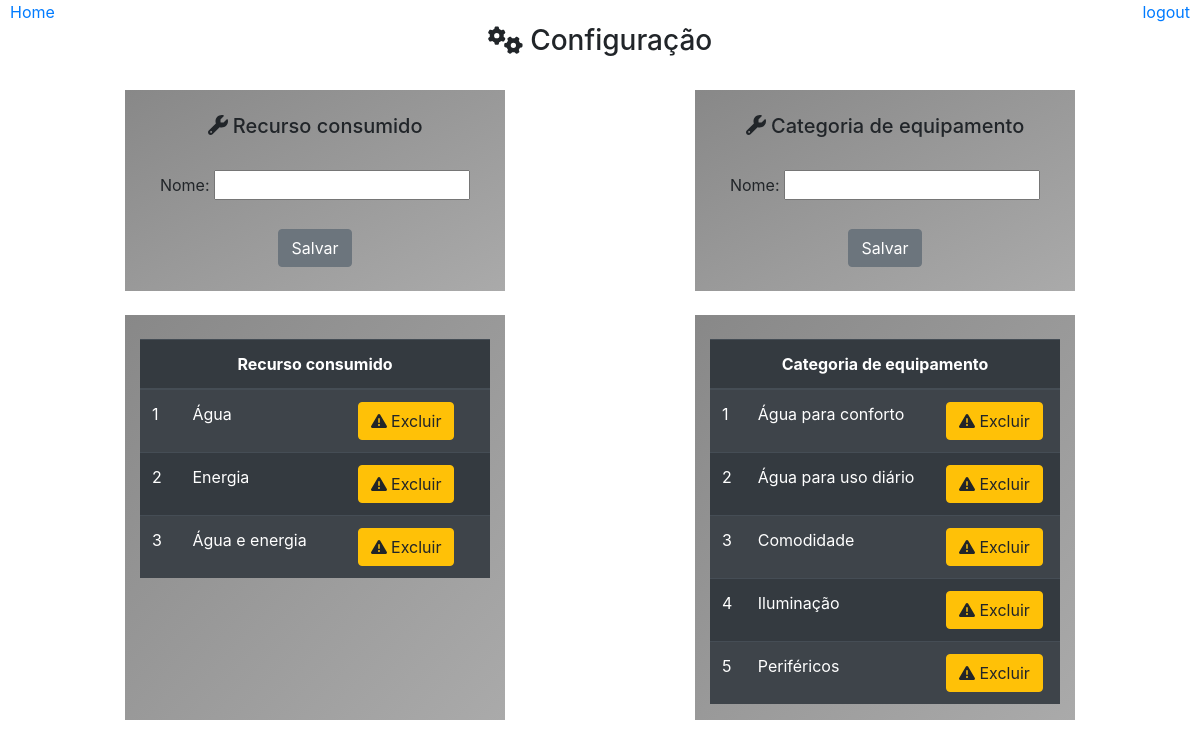
Page /configurar/ on the committed database.
### core/models.py (models this page shows)
class TipoConsumo(models.Model):
    nome = models.CharField(max_length=30)
    class Meta:
        db_table = 'tipo_consumo'

class TipoEquipamento(models.Model):
    nome = models.CharField(max_length=30)
    class Meta:
        db_table = 'tipo_equipamento'

### core/pages/configuracoes/views.py (the view)
# urls.py: path('configurar/', configurar.Configurar),
def Configurar(request):
    consumos = TipoConsumo.objects.all()
    tipoEquipamentos = TipoEquipamento.objects.all()
    dados = {
            'titulo':'Configurações',
            'consumos': consumos,
            'tipoEquipamentos': tipoEquipamentos
        }
    return render(request, 'configuracoes/configurar.html', dados)

### templates/configuracoes/configurar.html
{% extends "model-page.html" %}
{% block content %}
<div align='center' class="container">
    <br>
    <h3><i class="fas fa-cogs"></i> Configuração</h3><br>
    <div class="row">
        <div class="col col-6 col-sm-6 col-md-4 col-lg-4 col-xs-4 container box-gray">
            <br>
            <h5><i class="fa fa-wrench"></i> Recurso consumido</h5>
            <br>
            <form action="recursos/submit" method="POST"> {% csrf_token %}
                <label>Nome: </label>
                <input type="text" name="nome" maxlength="30"/> <br><br>
                <button class="btn btn-secondary" type="recursos/submit">Salvar</button>
            </form><br>
        </div>
        <div class="col col-6 col-sm-6 col-md-4 col-lg-4 col-xs-4 container box-gray">
            <br>
            <h5><i class="fa fa-wrench"></i> Categoria de equipamento</h5>
            <br>
            <form action="categoria/equipamento/submit" method="POST"> {% csrf_token %}
                <label>Nome: </label>
                <input type="text" name="nome" maxlength="30"/> <br><br>
                <button class="btn btn-secondary" type="submit">Salvar</button>
            </form>
        </div>
    </div><br>
    <div class="row">
        <div class="col col-6 col-sm-6 col-md-4 col-lg-4 col-xs-4 container box-gray"><br>
            <table class="table table-striped table-dark">
                <thead>
                    <tr align="center">
                        <th colspan="3"> Recurso consumido</th>
                    </tr>
                </thead>
                {% for item in consumos %}
                    <tr>
                        <td>
                            {{item.id}}
                        </td>
                        <td>
                            {{item.nome}}
                        </td>
                        <td>
                            <a class="btn btn-warning" href="recursos/excluir/{{item.id}}/">
                                <i class="fas fa-exclamation-triangle"></i> Excluir
                            </a>
                        </td>
                    </tr>
                {% endfor %}
            </table>
        </div>
        <div class="col col-6 col-sm-6 col-md-4 col-lg-4 col-xs-4 container box-gray"><br>
            <table class="table table-striped table-dark">
                <thead>
                    <tr align="center">
                        <th colspan="3">Categoria de equipamento</th>
                    </tr>
                </thead>
                {% for item in tipoEquipamentos %}
                    <tr>
                        <td>
                            {{item.id}}
                        </td>
                        <td>
                            {{item.nome}}
                        </td>
                        <td>
                            <a class="btn btn-warning" href="categoria/equipamento/excluir/{{item.id}}/">
                                <i class="fas fa-exclamation-triangle"></i> Excluir
                            </a>
                        </td>
                    </tr>
                {% endfor %}
            </table>
        </div>
    </div>
</div>
{% endblock %}

### static/css/all.css (style rules this page uses)
.fa-wrench:before { content: "\f0ad"; }

### static/css/style.css (style rules this page uses)
.box-gray { background-image: linear-gradient(to bottom right, #888888, #AAAAAA ); }

### rows in the picture
TipoConsumo: id "1", nome "Água"
TipoConsumo: id "2", nome "Energia"
TipoConsumo: id "3", nome "Água e energia"
TipoEquipamento: id "1", nome "Água para conforto"
TipoEquipamento: id "2", nome "Água para uso diário"
TipoEquipamento: id "3", nome "Comodidade"
TipoEquipamento: id "4", nome "Iluminação"
TipoEquipamento: id "5", nome "Periféricos"
